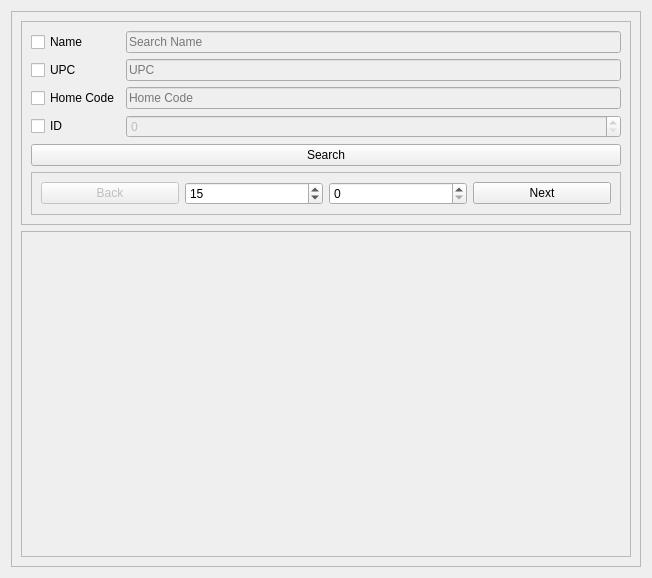
<?xml version="1.0" encoding="UTF-8"?>
<ui version="4.0">
 <class>SearchGrid</class>
 <widget class="QWidget" name="SearchGrid">
  <property name="geometry">
   <rect>
    <x>0</x>
    <y>0</y>
    <width>652</width>
    <height>578</height>
   </rect>
  </property>
  <property name="windowTitle">
   <string>Form</string>
  </property>
  <layout class="QGridLayout" name="gridLayout">
   <item row="0" column="0">
    <layout class="QGridLayout" name="gridLayout_2">
     <item row="0" column="0">
      <widget class="QFrame" name="frame">
       <property name="frameShape">
        <enum>QFrame::StyledPanel</enum>
       </property>
       <property name="frameShadow">
        <enum>QFrame::Raised</enum>
       </property>
       <layout class="QGridLayout" name="gridLayout_3">
        <item row="0" column="0">
         <widget class="QFrame" name="frame_2">
          <property name="frameShape">
           <enum>QFrame::StyledPanel</enum>
          </property>
          <property name="frameShadow">
           <enum>QFrame::Raised</enum>
          </property>
          <layout class="QGridLayout" name="gridLayout_8">
           <item row="0" column="0">
            <layout class="QGridLayout" name="gridLayout_7">
             <item row="1" column="0">
              <widget class="QCheckBox" name="by_upc">
               <property name="text">
                <string>UPC</string>
               </property>
              </widget>
             </item>
             <item row="2" column="0">
              <widget class="QCheckBox" name="by_homecode">
               <property name="text">
                <string>Home Code</string>
               </property>
              </widget>
             </item>
             <item row="0" column="0">
              <widget class="QCheckBox" name="by_name">
               <property name="text">
                <string>Name</string>
               </property>
              </widget>
             </item>
             <item row="0" column="1">
              <widget class="QLineEdit" name="search_name">
               <property name="enabled">
                <bool>false</bool>
               </property>
               <property name="placeholderText">
                <string>Search Name</string>
               </property>
               <property name="clearButtonEnabled">
                <bool>true</bool>
               </property>
              </widget>
             </item>
             <item row="3" column="0">
              <widget class="QCheckBox" name="by_id">
               <property name="text">
                <string>ID</string>
               </property>
              </widget>
             </item>
             <item row="1" column="1">
              <widget class="QLineEdit" name="UPC">
               <property name="enabled">
                <bool>false</bool>
               </property>
               <property name="placeholderText">
                <string>UPC</string>
               </property>
               <property name="clearButtonEnabled">
                <bool>true</bool>
               </property>
              </widget>
             </item>
             <item row="2" column="1">
              <widget class="QLineEdit" name="homecode">
               <property name="enabled">
                <bool>false</bool>
               </property>
               <property name="placeholderText">
                <string>Home Code</string>
               </property>
               <property name="clearButtonEnabled">
                <bool>true</bool>
               </property>
              </widget>
             </item>
             <item row="3" column="1">
              <widget class="QSpinBox" name="ID">
               <property name="enabled">
                <bool>false</bool>
               </property>
               <property name="maximum">
                <number>99999999</number>
               </property>
              </widget>
             </item>
            </layout>
           </item>
           <item row="1" column="0">
            <widget class="QPushButton" name="Search">
             <property name="text">
              <string>Search</string>
             </property>
            </widget>
           </item>
           <item row="2" column="0">
            <widget class="QFrame" name="frame_3">
             <property name="frameShape">
              <enum>QFrame::StyledPanel</enum>
             </property>
             <property name="frameShadow">
              <enum>QFrame::Raised</enum>
             </property>
             <layout class="QGridLayout" name="gridLayout_9">
              <item row="0" column="0">
               <layout class="QGridLayout" name="gridLayout_4">
                <item row="0" column="0">
                 <widget class="QPushButton" name="back_btn">
                  <property name="enabled">
                   <bool>false</bool>
                  </property>
                  <property name="text">
                   <string>Back</string>
                  </property>
                 </widget>
                </item>
                <item row="0" column="2">
                 <widget class="QSpinBox" name="page">
                  <property name="toolTip">
                   <string>page number</string>
                  </property>
                  <property name="maximum">
                   <number>9999999</number>
                  </property>
                 </widget>
                </item>
                <item row="0" column="3">
                 <widget class="QPushButton" name="forwards_btn">
                  <property name="text">
                   <string>Next</string>
                  </property>
                 </widget>
                </item>
                <item row="0" column="1">
                 <widget class="QSpinBox" name="limit">
                  <property name="toolTip">
                   <string>page limit</string>
                  </property>
                  <property name="maximum">
                   <number>100</number>
                  </property>
                  <property name="value">
                   <number>15</number>
                  </property>
                 </widget>
                </item>
               </layout>
              </item>
             </layout>
            </widget>
           </item>
          </layout>
         </widget>
        </item>
        <item row="1" column="0">
         <widget class="QScrollArea" name="scrollArea">
          <property name="widgetResizable">
           <bool>true</bool>
          </property>
          <widget class="QWidget" name="scrollAreaWidgetContents">
           <property name="geometry">
            <rect>
             <x>0</x>
             <y>0</y>
             <width>618</width>
             <height>276</height>
            </rect>
           </property>
           <layout class="QGridLayout" name="gridLayout_5">
            <item row="0" column="0">
             <layout class="QGridLayout" name="product_view"/>
            </item>
           </layout>
          </widget>
         </widget>
        </item>
       </layout>
      </widget>
     </item>
    </layout>
   </item>
  </layout>
 </widget>
 <resources/>
 <connections/>
</ui>
